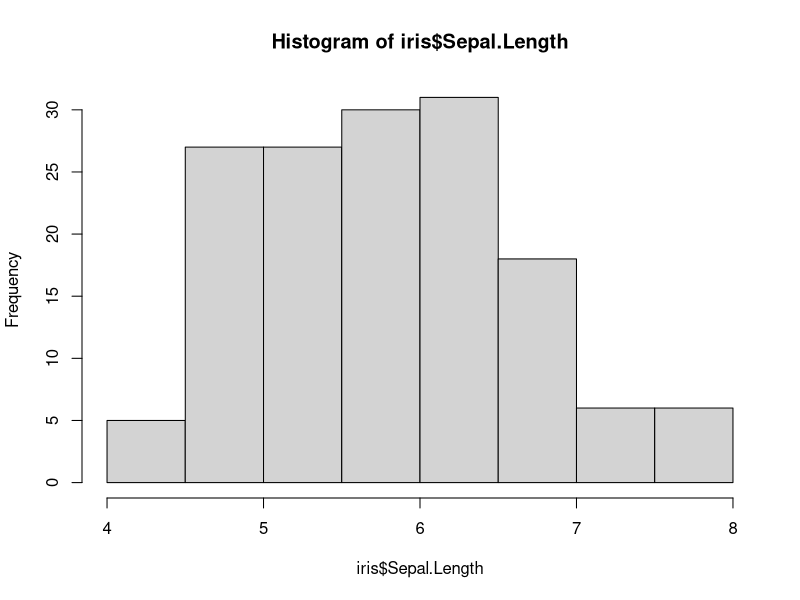
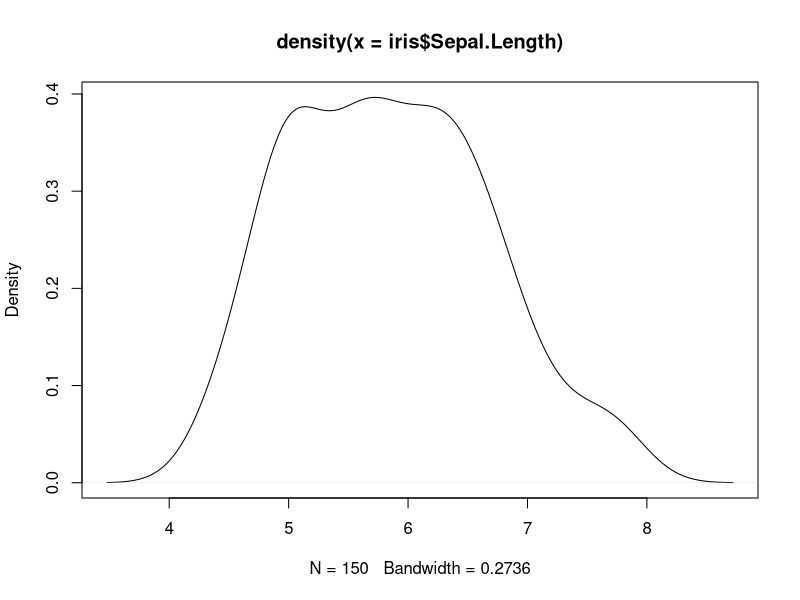

Here is the R script that generated these plots, in order: (Note: this script raises an error after producing the figures.)
data(iris)


## have a look at Data
dim(iris)
summary(iris)
head(iris)
str(iris)
attributes(iris)
names(iris)

#Explor indiviual variable
summary(iris)
quantile(iris$Sepal.Length, c(0.1, 0.3, 0.65))
var(iris$Sepal.Length)
hist(iris$Sepal.Length)
plot(density(iris$Sepal.Length))

# table(), pie(), barplot()
table(iris$Species)
pie(tablie(iris$Species))
barplot(table(iris$Species))

#Explore multiple vaiable
cov(iris$Sepal.Length, iris$Sepal.Width)
cov(iris[,1:4])
